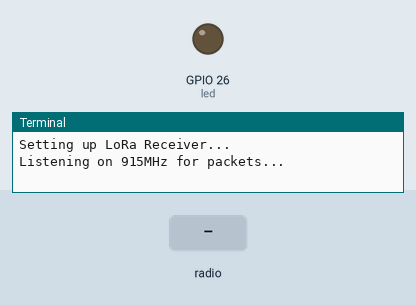
A program run on a simulated Raspberry Pi (BCM pin numbers). On the bench: output pins drawn as LEDs (lit = HIGH), the last lines printed to the terminal. The test bench sets the inputs (shaded band). No radio messages arrive unless stated (any console line starting 'radio sent:' is added by the test bench).

Above: at 1.2 s.
1.3 s: radio message "1" arrives
At 1.9 s:
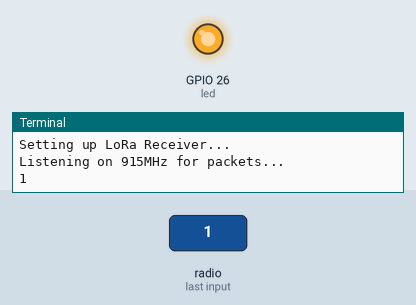
Timing chart, 0 to 4.3 s (numbered marks = the images above; inputs shaded):
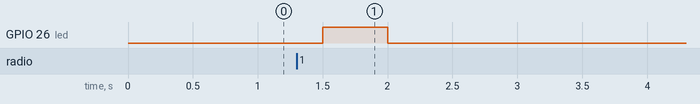

The program:

receive-lora.py
```python
#!/usr/bin/python3

import time
import busio
from digitalio import DigitalInOut, Direction, Pull
import board
import adafruit_rfm9x
import json


print('Setting up LoRa Receiver...')

CS = DigitalInOut(board.D16)
RESET = DigitalInOut(board.D25)
spi = busio.SPI(board.SCK, MOSI=board.MOSI, MISO=board.MISO)
rfm9x = adafruit_rfm9x.RFM9x(spi, CS, RESET, 915.0)
rfm9x.tx_power = 13
prev_packet = None

print('Listening on 915MHz for packets...')

led = DigitalInOut(board.D26)
led.direction = Direction.OUTPUT

while True:
    packet = None
    try:
        packet = rfm9x.receive()
    except:
        print('Error receiving')
    if packet is not None:

        prev_packet = packet
        try:
            packet_dict = json.loads(prev_packet)
            led.value = True
            print(packet_dict)
            time.sleep(.5)
            led.value = False
        except:
            pass

    time.sleep(1)
```

Measured:
- after the input at 1.3 s, GPIO 26 (led): LOW → HIGH after 0.20 s, → LOW 0.50 s later
